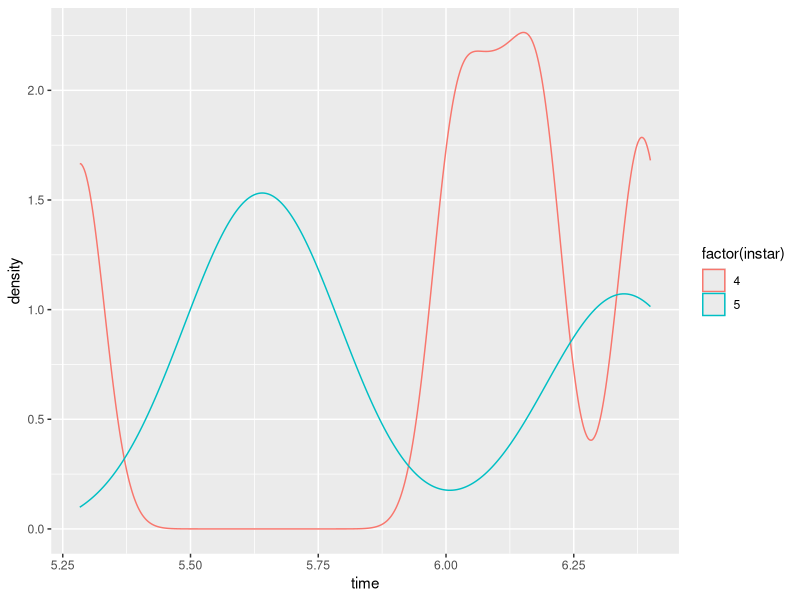
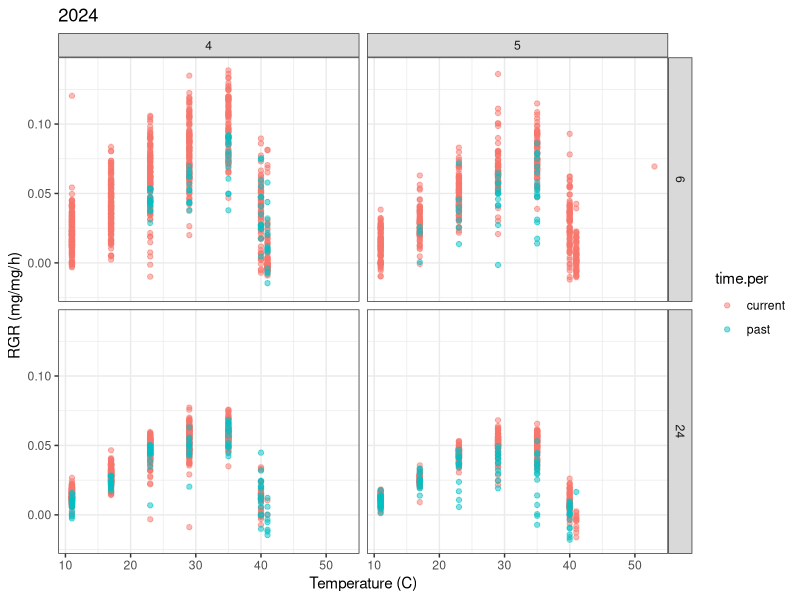

The R script that drew these images, in order: (Note: this script raises an error after producing the figures.)
# ## Taylor M. Hatcher
# ## Analysis of 6 hr and 24hr constant TPCs for P. rapae. Each caterpillar only experienced one temperature for 24 hours. 
# library(ggplot2)
# library(data.table)
# library(dplyr)
# library(patchwork)
# library(reshape2)
# library(viridis)
# library(tidyverse)
# 
# setwd("~/Desktop/Repos/WARP2024")
# 
# #past data 
# tpc1 = read.csv("PrapaeW.1999.ConstantTempTPCs.4thinstar.jul2021.xlsx - data.csv")
# tpc1$instar=4
# 
# #past data that includes a 6 hour time weighing: "Prapae.NC_WA.2000.TRNS.leaf" for 4th instar caterpillars
# #past data that includes some 9 hour weighings, some 6.5 hour weighings, and 24.5 hour weighings
# tpc2 = read.csv("PrapaeW.1999.ConstantTempTPCs.5thinstar.jul2021.xlsx - data.csv")
# names(tpc2)=names(tpc1)
# tpc2$instar=5
# 
# tpc.p= rbind(tpc1, tpc2)
# 
# tpc.p$rgr= (log(tpc.p$fw) - log(tpc.p$Mo))/tpc.p$time
# tpc.p$time.per= "past"
# 
# tpc.ps= tpc.p[,c("UniID","mom","ID","temp","instar","time","duration","mgain","rgr","time.per")]
# #plot
# ggplot(tpc.ps[tpc.ps$time>5 & tpc.ps$time<11,], aes(x=time, color=factor(instar), group=factor(instar)))+
#   geom_density()
# table(tpc.ps$time, tpc.ps$instar)
# 
# #recent 2024 TPC data
# tpc.c = read.csv("2024PrapaeConstantTPCCombineddata.csv")
# 
# 
# # Convert fw to numeric and drop nas
# tpc.c$fw <- as.numeric(tpc.c$fw)
# 
# tpc.c$rgr= (log(tpc.c$fw) - log(tpc.c$M0))/tpc.c$duration
# tpc.c$time.per= "current"
# 
# tpc.c$mom= tpc.c$Female
# tpc.c$ID= tpc.c$Individual
# tpc.c$UniID= paste(tpc.c$temp, tpc.c$mom, tpc.c$ID, sep=".")
# #Calculate mass gained in each time treatment
# tpc.c$mgain= tpc.c$fw - tpc.c$M0
# 
# #combine historic and current
# tpc.cs= tpc.c[,c("UniID","mom","ID","temp","instar","time","duration","mgain","rgr","time.per")]
# 
# 
# tpc= rbind(tpc.cs, tpc.ps)
# 
# 
# ######Plot
# 
# ##Set up durations of 6hr and 24hr
# 
# tpc$dur=NA
# tpc$time= as.numeric(tpc$time)
# # tpc[tpc$time>5 & tpc$time<11 & tpc$time.per=="past","dur"]=6
# tpc[tpc$time>5 & tpc$time<6.6 & tpc$time.per=="past","dur"]=6
# tpc[tpc$time>20 & tpc$time<26 & tpc$time.per=="past","dur"]=24
# tpc[tpc$time.per=="current","dur"]= tpc[tpc$time.per=="current","duration"]
# 
# #tpc.plot = ggplot(tpc[tpc$dur %in% c(6,24),], aes(x=temp, y=rgr, color=time.per)) +
# # geom_point(alpha=0.5) +
# #  facet_grid(dur ~ instar) +
# #  theme_bw() +
# # xlab("Temperature (C)") +
# #  ylab("RGR (mg/mg/h)") +
# #  ggtitle("2024") +
# # ylim(-0.10, 0.14)
# 
# #Plot family mean values for constant tpc
# #tpc.agg.f <- tpc %>% # new code added 11-22-24
#   #group_by(mom, temp, duration, instar)%>% # new code added 11-22-24
#  # dplyr::summarise(mean = mean(rgr, na.rm = TRUE), # new code added 11-22-24E)
#  #                  se = sd(rgr, na.rm = TRUE) /sqrt(n())
#   )# new code added 11-22-24
# # Aggregating by temperature, duration, and instar
# # Aggregate mean values with corrected standard error calculation
# tpc.agg <- tpc %>%
#   group_by(temp, time.per, dur, instar) %>%
#   dplyr::summarise(
#     mean = mean(rgr, na.rm = TRUE),
#     se = sd(rgr, na.rm = TRUE) / sqrt(n())
#   )
# #This piece of code is ensuring that 'time.per' is a factor with specified levels
# tpc$time.per <- factor(tpc$time.per, levels = c("past", "current"))
# 
# # Plot individual means and family means
# tpc.plot <- ggplot() +
#   # Layer for individual-level aggregated data
#   geom_point(
#     data = tpc.agg[tpc.agg$dur %in% c(6, 24), ],
#     aes(x = temp, y = mean, color = time.per, group = time.per),
#     alpha = 0.7, size = 2
#   )+
#   geom_errorbar(
#     data = tpc.agg[tpc.agg$dur %in% c(6, 24), ],
#     aes(x = temp, ymin = mean - se, ymax = mean + se, color = time.per, group = time.per),
#     width = 0.3, alpha = 0.6) +
#   # ) +
#   # # Line connecting family-level data
#   # geom_line(
#   #   data = tpc.agg.f,
#   #   aes(x = temp, y = mean, group = mom),
#   #   color = "black", linetype = "solid", size = 1
#   # ) +
#    # Layer for family-level aggregated data
#    geom_point(
#      data = tpc.agg.f,
#      aes(x = temp, y = mean)) +
#  #    color = "blue", size = 1, stroke = 1.2) +
#   # geom_errorbar(
#    #  data = tpc.agg.f,
#    #  aes(x = temp, ymin = mean - se, ymax = mean + se, group = mom),
#   # width = 0.3, color = "red", alpha = 0.7
#   # ) +
#   facet_grid(dur ~ instar) + #facet by duration and instar
#   theme_bw() +
#   xlab("Temperature (°C") +
#   ylab("RGR (mg/mg/hr)") +
#   ggtitle("Past vs. Present Constant TPC with Family Means") +
#   ylim(-0.10, 0.14)
# 
# 
# #plotting family means with error bars
# #   tpc.plot <- ggplot(tpc.agg[tpc.agg$dur %in% c(6, 24), ],aes(x = temp, y = mean, color = time.per, group = time.per)) +
# #   geom_point(alpha = 0.7, size = 2) + # Points for mean values
# #  geom_errorbar(aes(ymin = mean - se, ymax = mean +se), width = 0.3, alpha = 0.6) + # Error bars
# #  facet_grid(dur ~ instar) + #Facets for duration and instar
# #  theme_bw() +
# #  xlab("Temperature(°C)") +
# #  ylab("RGR (mg/mg/hr)") +
# #  ggtitle("Past vs. Present Constant TPC")
# # ylim(-0.10, 0.14)
# 
# 
# 
# 
# # Fit a linear model and calculate predictions for each group
# #tpc.fit <- tpc.valid %>%
# # group_by(time.per, dur, instar) %>%
# # do({
# # model <- lm(mean ~ temp, data = .)
# #  data.frame(
# #   temp = seq(min(.$temp, na.rm = TRUE), max(.$temp, na.rm = TRUE), length.out = 100),  # Generate temperature sequence
# #   mean = predict(model, newdata = data.frame(temp = seq(min(.$temp, na.rm = TRUE), max(.$temp, na.rm = TRUE), length.out = 100))),
# #   time.per = unique(.$time.per),
# #   dur = unique(.$dur),
# #  instar = unique(.$instar)
# # )
# #   })
# 
# 
# 
# # Print the plot
# print(tpc.plot)
# 
# setwd('/Volumes/GoogleDrive/Shared drives/TrEnCh/Projects/WARP/Analyses/figures/')
# pdf("2024TRNfeeding_constant.pdf",height = 8, width = 8)
# # Display the final plot
# print(tpc.plot)
# tpc.agg.fh$year=1999
# colnames(tpc.agg.fh)[1]="FEMALE"
# tpc.agg.fh$FEMALE= as.character(tpc.agg.fh$FEMALE)
# tpc.agg.f$FEMALE= as.character(tpc.agg.f$FEMALE)
# tpc.agg.f.all= rbind(tpc.agg.f, tpc.agg.fh)
# tpc.agg.f.all$yrfemale= paste(tpc.agg.f.all$year, tpc.agg.f.all$FEMALE)
# 
# tpc.all.plot= ggplot(tpc.agg.f.all, aes(x=temp,y=mean, col=factor(year)))+
#   geom_line(aes(group=yrfemale)) +scale_color_viridis_d()
# 
# #add means
# tpc.all.plot= tpc.all.plot + 
#   geom_errorbar(data=tpc.agg.all, aes(x=temp, y=mean, ymin=mean-se, ymax=mean+se, col=factor(year)), width=0)+
#   geom_point(data=tpc.agg.all, aes(x=temp, y = mean, col=factor(year)), size=3)+
#   theme_bw()+xlab("Temperature (C)")+ylab("RGR (g/g/h)")+
#   ggtitle("1999 & 2024") +ylim(-0.02,0.06) 

library(ggplot2)
library(data.table)
library(dplyr)
library(patchwork)
library(reshape2)
library(viridis)
library(tidyverse)

setwd("~/Desktop/Repos/WARP2024")
#past data 
tpc1 = read.csv("PrapaeW.1999.ConstantTempTPCs.4thinstar.jul2021.xlsx - data.csv")
tpc1$instar=4

tpc2 = read.csv("PrapaeW.1999.ConstantTempTPCs.5thinstar.jul2021.xlsx - data.csv")
names(tpc2)=names(tpc1)
tpc2$instar=5

tpc.p= rbind(tpc1, tpc2)

tpc.p$rgr= (log(tpc.p$fw) - log(tpc.p$Mo))/tpc.p$time ### ?!?!?! is this the correct way to calculate rgr?
tpc.p$time.per= "past"

tpc.ps= tpc.p[,c("UniID","mom","ID","temp","instar","time","duration","mgain","rgr","time.per")]
#plot
ggplot(tpc.ps[tpc.ps$time>5 & tpc.ps$time<6.5,], aes(x=time, color=factor(instar), group=factor(instar)))+
  geom_density()
table(tpc.ps$time, tpc.ps$instar)

#recent 2024 TPC data
tpc.c = read.csv("2024PrapaeConstantTPCCombineddata.csv")


# Convert fw to numeric and drop nas
tpc.c$fw <- as.numeric(tpc.c$fw)

tpc.c$rgr= (log(tpc.c$fw) - log(tpc.c$M0))/tpc.c$duration #!!!!!!!!check duration if it is correct
tpc.c$time.per= "current"

tpc.c$mom= tpc.c$Female
tpc.c$ID= tpc.c$Individual
tpc.c$UniID= paste(tpc.c$temp, tpc.c$mom, tpc.c$ID, sep=".")
#Calculate mass gained in each time treatment
tpc.c$mgain= tpc.c$fw - tpc.c$M0

#combine historic and current
tpc.cs= tpc.c[,c("UniID","mom","ID","temp","instar","time","duration","mgain","rgr","time.per")]


tpc= rbind(tpc.cs, tpc.ps)


######Plot

##Set up durations of 6hr and 24hr

tpc$dur=NA
tpc$time= as.numeric(tpc$time)
tpc[tpc$time>5 & tpc$time<6.5 & tpc$time.per=="past","dur"]=6
tpc[tpc$time>20 & tpc$time<26 & tpc$time.per=="past","dur"]=24
tpc[tpc$time.per=="current","dur"]= tpc[tpc$time.per=="current","duration"]

tpc.plot = ggplot(tpc[tpc$dur %in% c(6,24),], aes(x=temp, y=rgr, color=time.per)) +
  geom_point(alpha=0.5) +
  facet_grid(dur ~ instar) +
  theme_bw() +
  xlab("Temperature (C)") +
  ylab("RGR (mg/mg/h)") +
  ggtitle("2024") +
  ylim(-0.02, 0.14)

# Aggregate mean values with corrected standard error calculation
tpc.agg <- tpc %>%
  group_by(temp, time.per, dur, instar) %>%
  dplyr::summarise(
    mean = mean(rgr, na.rm = TRUE),
    se = sd(rgr, na.rm = TRUE) / sqrt(n())
  )
# #plotting family means with error bars
#  tpc.plot <- ggplot(tpc.agg[tpc.agg$dur %in% c(6, 24), ],aes(x = temp, y = mean, color = time.per, group = time.per)) +
#    geom_point(alpha = 0.7, size = 2) + # Points for mean values
#  geom_errorbar(aes(ymin = mean - se, ymax = mean +se), width = 0.3, alpha = 0.6) + # Error bars
# facet_grid(dur ~ instar) + #Facets for duration and instar
#   theme_bw() +
#   xlab("Temperature(°C)") +
#   ylab("RGR (mg/mg/hr)") +
#   ggtitle("Past vs. Present Constant TPC")
#  ylim(-0.10, 0.14)

tpc$time.per <- factor(tpc$time.per, levels = c("past", "current"))
print(tpc.plot)
#plot family mean values 
tpc.agg.f <- tpc %>%
  group_by(FEMALE, temp) %>%
  dplyr::summarise(mean = mean(value, na.rm = TRUE),
                   se = sd(value, na.rm = TRUE)/length(value))
